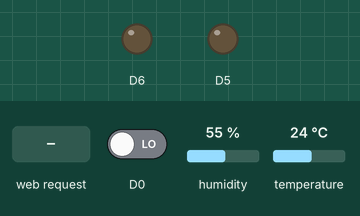
The sketch below on a simulated ESP8266 (NodeMCU). On the bench: output pins drawn as LEDs (lit = HIGH). Inputs (shaded band) come from the test bench; at power-on: D0 LOW, humidity 55 %, temperature 24 °C. WiFi joins after 1.5 s; servers stay silent unless stated; what the sketch prints to the serial monitor is not drawn.

Above: at 2.7 s.
2.8 s: D0 driven HIGH
At 5.7 s:
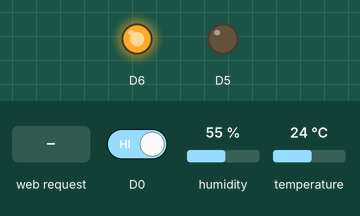
6.0 s: HTTP request GET /5/on received
At 8.7 s:
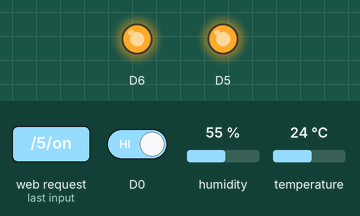
9.0 s: HTTP request GET /6/off received
At 10.4 s:
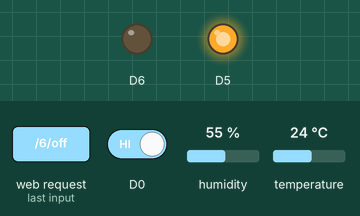
Timing chart, 0 to 12.1 s (numbered marks = the images above; inputs shaded):
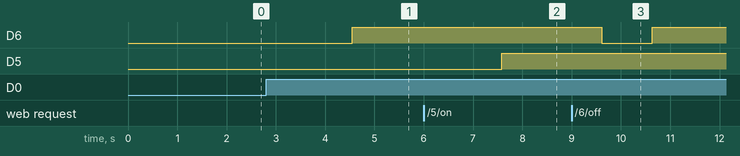

Measured:
- after the input at 2.8 s, D6: LOW → HIGH after 1.8 s
- after the input at 6.0 s, D5: LOW → HIGH after 1.6 s
- after the input at 9.0 s, D6: HIGH → LOW after 0.61 s, → HIGH 1.0 s later

The sketch:

s2.ino
```cpp
#include <Arduino.h>
#include <DHT.h>
#if defined(ESP32)
  #include <WiFi.h>
#elif defined(ESP8266)
  #include <ESP8266WiFi.h>
#endif


const char* ssid = "SuyogP";
const char* password ="say_my_name";


WiFiServer server(8888);


String header;


String alarmstate = "off";
String motorstate = "off";


 int Fire ;


#define DHTPIN 0
 DHT dht(DHTPIN, DHT11);


unsigned long currentTime = millis();

unsigned long previousTime = 0;

const long timeoutTime = 16000;

void setup() {
  Serial.begin(115200);

  pinMode(D5, OUTPUT);
  pinMode(D6, OUTPUT);
  pinMode(D0,INPUT);

  digitalWrite(D5, LOW);
  digitalWrite(D6, LOW);
   dht.begin();


  Serial.print("Connecting to ");
  Serial.println(ssid);
  WiFi.begin(ssid, password);
  while (WiFi.status() != WL_CONNECTED) {
    delay(500);
    Serial.print(".");
  }

  Serial.println("");
  Serial.println("WiFi connected.");
  Serial.println("IP address: ");
  Serial.println(WiFi.localIP());
  server.begin();
}

void loop(){


 float h = dht.readHumidity();
      float t = dht.readTemperature();

              if (isnan(h) || isnan(t))
                 {
                     Serial.println("Failed to read from DHT sensor!");
                      return;
                 }


                             Serial.print("Temperature: ");
                             Serial.print(t);
                             Serial.print(" degrees Celcius, Humidity: ");
                             Serial.print(h);
                             Serial.print("\n");
                             int temp=t;
                             int humi=h;


  delay(1000);

Fire= digitalRead(D0);


  if (Fire==1)
  {
   digitalWrite(D6,HIGH);

   Serial.println("fire");
   alarmstate="on";

  }


  delay(1000);


  WiFiClient client = server.available();

  if (client) {
    Serial.println("New Client.");
    String currentLine = "";
    currentTime = millis();
    previousTime = currentTime;
    while (client.connected() && currentTime - previousTime <= timeoutTime) {
      currentTime = millis();
      if (client.available()) {
        char c = client.read();
        Serial.write(c);
        header += c;
        if (c == '\n') {

          if (currentLine.length() == 0) {

            client.println("HTTP/1.1 200 OK");
            client.println("Content-type:text/html");
            client.println("Connection: close");
            client.println();


             if (header.indexOf("GET /6/on") >= 0) {
              Serial.println("alarm on");
              alarmstate = "on";
              digitalWrite(D6, HIGH);
            } else if (header.indexOf("GET /6/off") >= 0) {
              Serial.println("alarm off");
              alarmstate = "off";
              digitalWrite(D6, LOW);
            } else if (header.indexOf("GET /5/on") >= 0) {
              Serial.println("motor on");
              motorstate = "on";
              digitalWrite(D5, HIGH);
            } else if (header.indexOf("GET /5/off") >= 0) {
              Serial.println("motor off");
              motorstate = "off";
              digitalWrite(D5, LOW);
            }


            client.println("<html>");
            client.println("<head>");


            client.println("</head>");


            client.println("<body style=\"background-color:powderblue;\"><center><h1>nodesense agro</h1></center>");
            client.println("<center><p><b>temperature:</b>");
            client.println(temp);
            client.println("</p><p><b>humidity:</b>");
            client.println(humi);
            client.println("</p></center><p><br><center><b>Alarm status: </b> " + alarmstate + "</p></center>");

           if (alarmstate=="off") {
              client.println("<center><p><a href=\"/6/on\"><button class=\"button\">test</button></a></p>");
            } else {
              client.println("<p><a href=\"/6/off\"><button class=\"button button2\">turn OFF</button></a></p></center>");
            }


            client.println("<center><p><b>Motor State:</b> " + motorstate + "</p>");

             if (motorstate=="off") {
              client.println("<p><a href=\"/5/on\"><button class=\"button\">turn ON</button></a></p>");
            } else {
              client.println("<p><a href=\"/5/off\"><button class=\"button button2\">turn OFF</button></a></p></center>");
            }
             if (temp<=35){
               client.println("<center><p><b>temperature is normal</b></p></center>");
               }
               else{
                  client.println("<center><p><b>temperature is high turn on motor</b></p></center>");
               }

             if (humi<=60){
               client.println("<center><p><b>high humidity crop might not need water conside turning off motor</b></p></center>");
               }
               else{
                  client.println("<center><p><b>low humidity consider turning on motor</b></p></center>");
               }

            client.println("</body></html>");


            client.println();

            break;
          } else {
            currentLine = "";
          }
        } else if (c != '\r') {
          currentLine += c;
        }
      }
    }

    header = "";

    client.stop();
    Serial.println("Client disconnected.");
    Serial.println("");
  }
}
```
